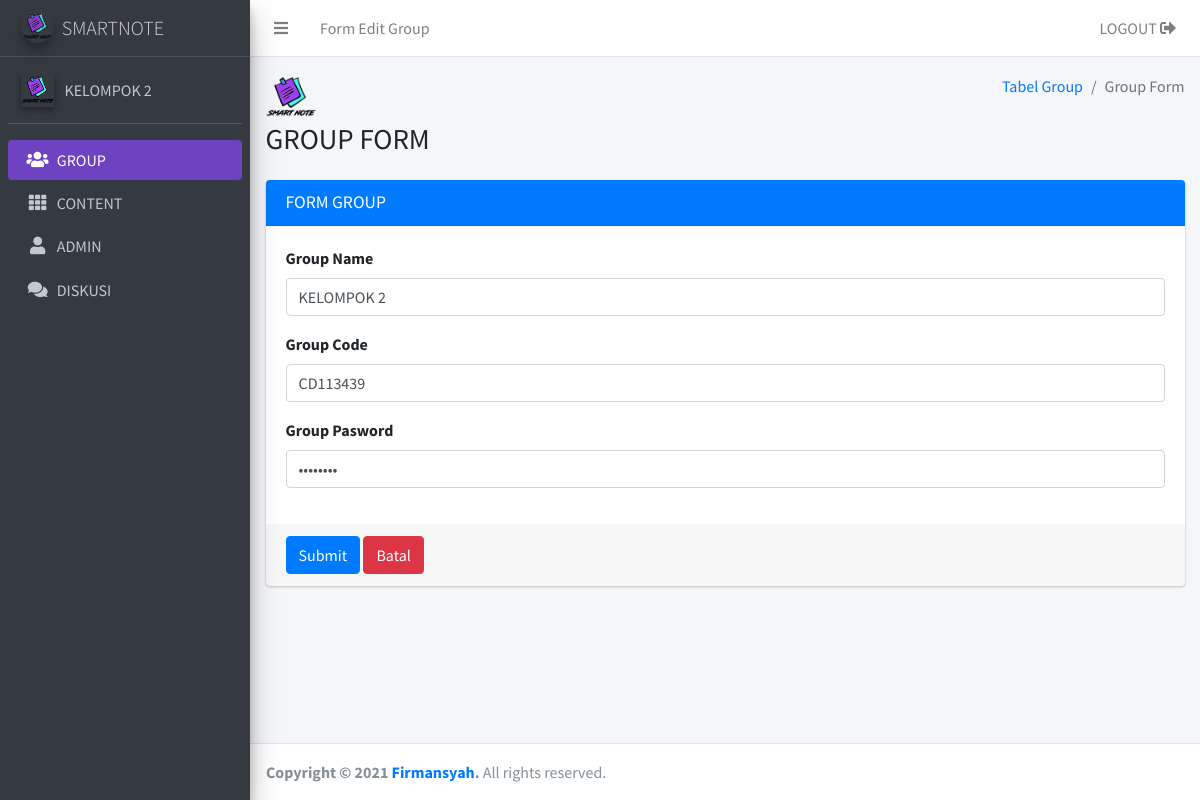
Page /client/group_edit.php?id=15012021113526 (signed in) on the committed database.
### tables this page shows
CREATE TABLE `group_note` (
  `id_group` varchar(20) NOT NULL,
  `group_name` varchar(50) NOT NULL,
  `group_code` varchar(20) NOT NULL,
  `group_password` varchar(200) NOT NULL
);

### client/group_edit.php (the view, shortened to what this page needs)
<?php
$id = $_SESSION["id_group"];
?>
<?php
include "../config/koneksi.php";
$sql10 = $pdo->prepare("SELECT * FROM group_note WHERE id_group=:id");
$sql10->bindParam(':id', $id);
$sql10->execute();
$data10 = $sql10->fetch();
?>
<!DOCTYPE html>
<html>
<head>
    <link rel="stylesheet" href="../library/plugins/fontawesome-free/css/all.min.css">
    <link rel="stylesheet" href="https://code.ionicframework.com/ionicons/2.0.1/css/ionicons.min.css">
    <link rel="stylesheet" href="../library/dist/css/adminlte.min.css">
</head>
<body class="hold-transition sidebar-mini">
    <div class="wrapper">
        <nav class="main-header navbar navbar-expand navbar-white navbar-light">
            <ul class="navbar-nav">
                <li class="nav-item">
                    <a class="nav-link" data-widget="pushmenu" href="#" role="button"><i class="fas fa-bars"></i></a>
                </li>
                <li class="nav-item d-none d-sm-inline-block">
                    <a href="#" class="nav-link">Form Edit Group</a>
                </li>
            </ul>
            <ul class="navbar-nav ml-auto">
                <li class="nav-item">
                    <a class="nav-link" href="../config/logout.php">LOGOUT <i class="fas fa-sign-out-alt"></i></a>
                </li>
            </ul>
        </nav>
        <aside class="main-sidebar sidebar-dark-primary elevation-4">
            <a href="tabel_group.php" class="brand-link">
                <img src="../library/images/logo2.png" alt="smartnotelogo" class="brand-image img-circle elevation-3" style="opacity: .8">
                <span class="brand-text font-weight-light">SMARTNOTE</span>
            </a>
            <div class="sidebar">
                <div class="user-panel mt-3 pb-3 mb-3 d-flex">
                    <div class="image">
                        <img src="../library/images/logo2.png" class="elevation-2" alt="User Image">
                    </div>
                    <div class="info">
                        <a href="#" class="d-block"><?php echo $data10['group_name']; ?></a>
                    </div>
                </div>
                <nav class="mt-2">
                    <ul class="nav nav-pills nav-sidebar flex-column" data-widget="treeview" role="menu" data-accordion="false">
                        <li class="nav-item">
                            <a href="tabel_group.php" class="nav-link bg-purple">
                                <i class="nav-icon fas fa-users"></i>
                                <p>
                                    GROUP
                                </p>
                            </a>
                        </li>
                        <li class="nav-item">
                            <a href="tabel_content.php" class="nav-link">
                                <i class="nav-icon fas fa-th"></i>
                                <p>
                                    CONTENT
                                </p>
                            </a>
                        </li>
                        <li class="nav-item">
                            <a href="tabel_user.php" class="nav-link">
                                <i class="nav-icon fas fa-user"></i>
                                <p>
                                    ADMIN
                                </p>
                            </a>
                        </li>
                        <li class="nav-item">
                            <a href="tabel_diskusi.php" class="nav-link">
                                <i class="nav-icon fas fa-comments"></i>
                                <p>
                                    DISKUSI
                                </p>
                            </a>
                        </li>
                    </ul>
                </nav>
            </div>
        </aside>
        <div class="content-wrapper">
            <section class="content-header">
                <div class="container-fluid">
                    <div class="row mb-2">
                        <div class="col-sm-6">
                            <img src="../library/images/logo2.png" height="50" width="50" alt="Logo">
                            <h1>GROUP FORM</h1>
                        </div>
                        <div class="col-sm-6">
                            <ol class="breadcrumb float-sm-right">
                                <li class="breadcrumb-item"><a href="tabel_group.php">Tabel Group</a></li>
                                <li class="breadcrumb-item active">Group Form</li>
                            </ol>
                        </div>
                    </div>
                </div>
            </section>
            <section class="content">
                <div class="container-fluid">
                    <div class="row">
                        <div class="col-md-12">
                            <div class="card card-primary">
                                <div class="card-header">
                                    <h3 class="card-title">FORM GROUP</h3>
                                </div>
                                <?php
                                include "../config/koneksi.php";
                                $id = $_GET['id'];
                                $sql = $pdo->prepare("SELECT * FROM group_note WHERE id_group=:id");
                                $sql->bindParam(':id', $id);
                                $sql->execute();
                                $data = $sql->fetch();
                                ?>
                                <form role="form" action="../config/edit_group.php" method="POST">
                                    <div class="card-body">
                                        <div class="form-group">
                                            <label for="exampleInputEmail1">Group Name</label>
                                            <input type="text" required="3" name="group_namex" class="form-control" id="exampleInputEmail1" placeholder="Enter Group Name" value="<?php echo $data['group_name']; ?>">
                                        </div>
                                        <div class="form-group">
                                            <label for="exampleInputEmail1">Group Code</label>
                                            <input type="text" required="3" name="group_codex" class="form-control" id="exampleInputEmail1" placeholder="Enter Group Code" value="<?php echo $data['group_code']; ?>">
                                        </div>
                                        <div class="form-group">
                                            <label for="exampleInputPassword1">Group Pasword</label>
                                            <input type="password" required="3" name="group_pwdx" class="form-control" pattern="(?=.*\d)(?=.*[a-z])(?=.*[A-Z]).{8,}" title="Must contain at least one number and one uppercase and lowercase letter, and at least 8 or more characters" id="exampleInputPassword1" placeholder="Enter Group Password" value="<?php echo $data['group_password']; ?>">
                                        </div>
                                    </div>
                                    <div class="card-footer">
                                        <button type="submit" class="btn btn-primary">Submit</button>
                                        <button type="reset" class="btn btn-danger">Batal</button>
                                    </div>
                                </form>
                            </div>
                        </div>
                    </div>
                </div>
            </section>
        </div>
        <footer class="main-footer">
            <strong>Copyright &copy; 2021 <a href="https://firmansyah.kel4.xyz"> Firmansyah</a>.</strong> All rights reserved.
        </footer>
    </div>
</body>
</html>

### rows in the picture
group_note: group_name "KELOMPOK 2", group_namex "KELOMPOK 2", group_codex "CD113439"
